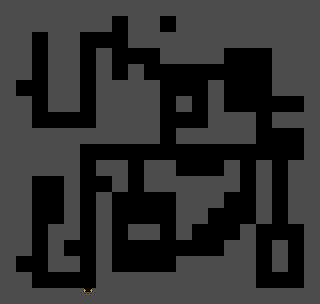

A level layout from a 2D game, rendered from its tile map. Below: a short description, then the map file with tile-grid data replaced by summaries:
An orthogonal 20x19 tile map with 16x16 px tiles, 1 tile layer (Walls), 1 hidden layer not drawn and 60 objects (14x Decorations, 2x Launcher, 2x DeathTrap, CP01, Door02, ...).

<map version="1.9" tiledversion="1.9.0" orientation="orthogonal" renderorder="right-down" width="20" height="19" tilewidth="16" tileheight="16" infinite="0" nextlayerid="23" nextobjectid="91">
 <editorsettings>
  <export target="Level01.js" format="js" />
 </editorsettings>
 <tileset firstgid="1" name="Tiles16x16extended" tilewidth="16" tileheight="16" spacing="1" tilecount="96" columns="32">
  <image source="tiles16x16.png" width="543" height="50" />
 </tileset>
 <layer id="1" name="Walls" width="20" height="19">
  <data>[380 cells, 238 non-empty, 2 distinct tile ids]</data>
 </layer>
 <layer id="7" name="FloorDecorations" width="20" height="19" visible="0">
  <data>[380 cells, 3 non-empty, 2 distinct tile ids]</data>
 </layer>
 <objectgroup id="18" name="Ceilings" visible="0">
  <object id="78" name="CP01" gid="31" x="32" y="64" width="16" height="16">
   <properties>
    <property name="FromCoordinate" value="-1,-1" />
    <property name="FromLevel" value="-1" />
   </properties>
  </object>
 </objectgroup>
 <objectgroup id="17" name="Doors" visible="0">
  <object id="52" name="Door02" gid="74" x="96" y="160" width="16" height="16">
   <properties>
    <property name="Control" value="Remote" />
    <property name="ControlLocation" value="7,9" />
    <property name="Frame" value="Frame" />
    <property name="IsBreakable" type="bool" value="false" />
    <property name="IsToggled" type="bool" value="false" />
    <property name="OpenState" type="float" value="1" />
   </properties>
  </object>
  <object id="53" name="Door01" gid="83" x="32" y="48" width="16" height="16">
   <properties>
    <property name="Control" value="Button" />
    <property name="ControlLocation" value="" />
    <property name="Frame" value="FrameButton" />
    <property name="IsBreakable" type="bool" value="false" />
    <property name="IsToggled" type="bool" value="true" />
    <property name="OpenState" type="float" value="1" />
   </properties>
  </object>
  <object id="54" name="Door03" gid="65" x="32" y="240" width="16" height="16">
   <properties>
    <property name="Control" value="Button" />
    <property name="ControlLocation" value="" />
    <property name="Frame" value="FrameButton" />
    <property name="IsBreakable" type="bool" value="false" />
    <property name="IsToggled" type="bool" value="true" />
    <property name="OpenState" type="float" value="1" />
   </properties>
  </object>
 </objectgroup>
 <objectgroup id="16" name="WallDecorations" visible="0">
  <object id="51" name="WD02" class="Decorations" gid="62" x="64" y="160" width="16" height="16">
   <properties>
    <property name="E" value="Manacles" />
    <property name="N" value="" />
    <property name="S" value="" />
    <property name="W" value="" />
   </properties>
  </object>
  <object id="68" name="WD07" class="Decorations" gid="62" x="96" y="176" width="16" height="16">
   <properties>
    <property name="E" value="" />
    <property name="N" value="" />
    <property name="S" value="Wallgrate;Wallhook" />
    <property name="W" value="" />
   </properties>
  </object>
  <object id="74" name="WD13" class="Decorations" gid="62" x="64" y="272" width="16" height="16">
   <properties>
    <property name="E" value="Wallring" />
    <property name="N" value="" />
    <property name="S" value="" />
    <property name="W" value="" />
   </properties>
  </object>
  <object id="62" name="WD01" class="Decorations" gid="62" x="128" y="32" width="16" height="16">
   <properties>
    <property name="E" value="" />
    <property name="N" value="" />
    <property name="S" value="" />
    <property name="W" value="Wallhook" />
   </properties>
  </object>
  <object id="63" name="WD03" class="Decorations" gid="62" x="96" y="80" width="16" height="16">
   <properties>
    <property name="E" value="Wallhook" />
    <property name="N" value="" />
    <property name="S" value="" />
    <property name="W" value="" />
   </properties>
  </object>
  <object id="64" name="WD04" class="Decorations" gid="62" x="240" y="144" width="16" height="16">
   <properties>
    <property name="E" value="" />
    <property name="N" value="" />
    <property name="S" value="Wallslime" />
    <property name="W" value="" />
   </properties>
  </object>
  <object id="66" name="WD05" class="Decorations" gid="62" x="288" y="192" width="16" height="16">
   <properties>
    <property name="E" value="" />
    <property name="N" value="" />
    <property name="S" value="" />
    <property name="W" value="Wallring" />
   </properties>
  </object>
  <object id="75" name="WD14" class="Decorations" gid="62" x="96" y="256" width="16" height="16">
   <properties>
    <property name="E" value="" />
    <property name="N" value="" />
    <property name="S" value="" />
    <property name="W" value="Wallring" />
   </properties>
  </object>
  <object id="67" name="WD06" class="Decorations" gid="62" x="96" y="208" width="16" height="16">
   <properties>
    <property name="E" value="Wallhook" />
    <property name="N" value="" />
    <property name="S" value="" />
    <property name="W" value="" />
   </properties>
  </object>
  <object id="69" name="WD08" class="Decorations" gid="62" x="224" y="144" width="16" height="16">
   <properties>
    <property name="E" value="" />
    <property name="N" value="" />
    <property name="S" value="Wallring" />
    <property name="W" value="" />
   </properties>
  </object>
  <object id="70" name="WD09" class="Decorations" gid="62" x="176" y="240" width="16" height="16">
   <properties>
    <property name="E" value="" />
    <property name="N" value="" />
    <property name="S" value="Wallhook" />
    <property name="W" value="" />
   </properties>
  </object>
  <object id="71" name="WD10" class="Decorations" gid="62" x="16" y="288" width="16" height="16">
   <properties>
    <property name="E" value="Wallring" />
    <property name="N" value="" />
    <property name="S" value="" />
    <property name="W" value="" />
   </properties>
  </object>
  <object id="72" name="WD11" class="Decorations" gid="62" x="64" y="304" width="16" height="16">
   <properties>
    <property name="E" value="" />
    <property name="N" value="Wallgrate" />
    <property name="S" value="" />
    <property name="W" value="" />
   </properties>
  </object>
  <object id="73" name="WD12" class="Decorations" gid="62" x="48" y="272" width="16" height="16">
   <properties>
    <property name="E" value="" />
    <property name="N" value="" />
    <property name="S" value="Wallgrate" />
    <property name="W" value="" />
   </properties>
  </object>
 </objectgroup>
 <objectgroup id="22" name="WallActuators" visible="0">
  <object id="82" name="Fireball2" class="Launcher" gid="52" x="176" y="32" width="16" height="16" />
  <object id="83" name="Fireball1" class="Launcher" gid="50" x="144" y="32" width="16" height="16" />
  <object id="90" name="Sconce01" gid="60" x="64" y="240" width="16" height="16">
   <properties>
    <property name="E" value="SconceT:7" />
    <property name="N" value="" />
    <property name="S" value="" />
    <property name="W" value="" />
   </properties>
  </object>
 </objectgroup>
 <objectgroup id="10" name="Champions" visible="0">
  <object id="25" name="C00" gid="43" x="176" y="64" width="16" height="16" />
  <object id="26" name="C02" gid="43" x="240" y="48" width="16" height="16" />
  </objectgroup>
 <objectgroup id="21" name="Stairs" visible="0">
  <!-- 15 objects omitted --></objectgroup>
 <objectgroup id="13" name="WallWriting" visible="0">
  <!-- 14 objects omitted --></objectgroup>
 <objectgroup id="15" name="AlcoveItems">
  <!-- 11 objects omitted --></objectgroup>
 <objectgroup id="9" name="FloorActuators" visible="0">
  <!-- 10 objects omitted --></objectgroup>
 <objectgroup id="14" name="FloorItems">
  <!-- 7 objects omitted --></objectgroup>
</map>
<!-- 37 of 60 objects omitted -->